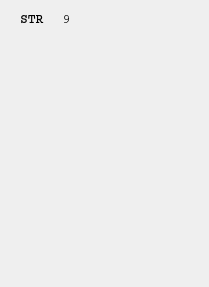
<?xml version="1.0" encoding="UTF-8"?>
<ui version="4.0">
 <class>stat</class>
 <widget class="QWidget" name="stat">
  <property name="geometry">
   <rect>
    <x>0</x>
    <y>0</y>
    <width>209</width>
    <height>287</height>
   </rect>
  </property>
  <property name="minimumSize">
   <size>
    <width>209</width>
    <height>0</height>
   </size>
  </property>
  <property name="maximumSize">
   <size>
    <width>209</width>
    <height>16777215</height>
   </size>
  </property>
  <property name="windowTitle">
   <string>Form</string>
  </property>
  <widget class="QWidget" name="horizontalLayoutWidget">
   <property name="geometry">
    <rect>
     <x>20</x>
     <y>10</y>
     <width>51</width>
     <height>18</height>
    </rect>
   </property>
   <layout class="QHBoxLayout" name="horizontalLayout">
    <item>
     <widget class="QLabel" name="name">
      <property name="enabled">
       <bool>true</bool>
      </property>
      <property name="maximumSize">
       <size>
        <width>16777215</width>
        <height>16777214</height>
       </size>
      </property>
      <property name="font">
       <font>
        <family>Courier</family>
        <pointsize>10</pointsize>
        <weight>75</weight>
        <bold>true</bold>
       </font>
      </property>
      <property name="text">
       <string>STR</string>
      </property>
     </widget>
    </item>
    <item>
     <widget class="QLabel" name="value">
      <property name="font">
       <font>
        <family>Courier</family>
        <pointsize>10</pointsize>
       </font>
      </property>
      <property name="text">
       <string>9</string>
      </property>
      <property name="alignment">
       <set>Qt::AlignRight|Qt::AlignTrailing|Qt::AlignVCenter</set>
      </property>
     </widget>
    </item>
   </layout>
  </widget>
 </widget>
 <resources/>
 <connections/>
</ui>
